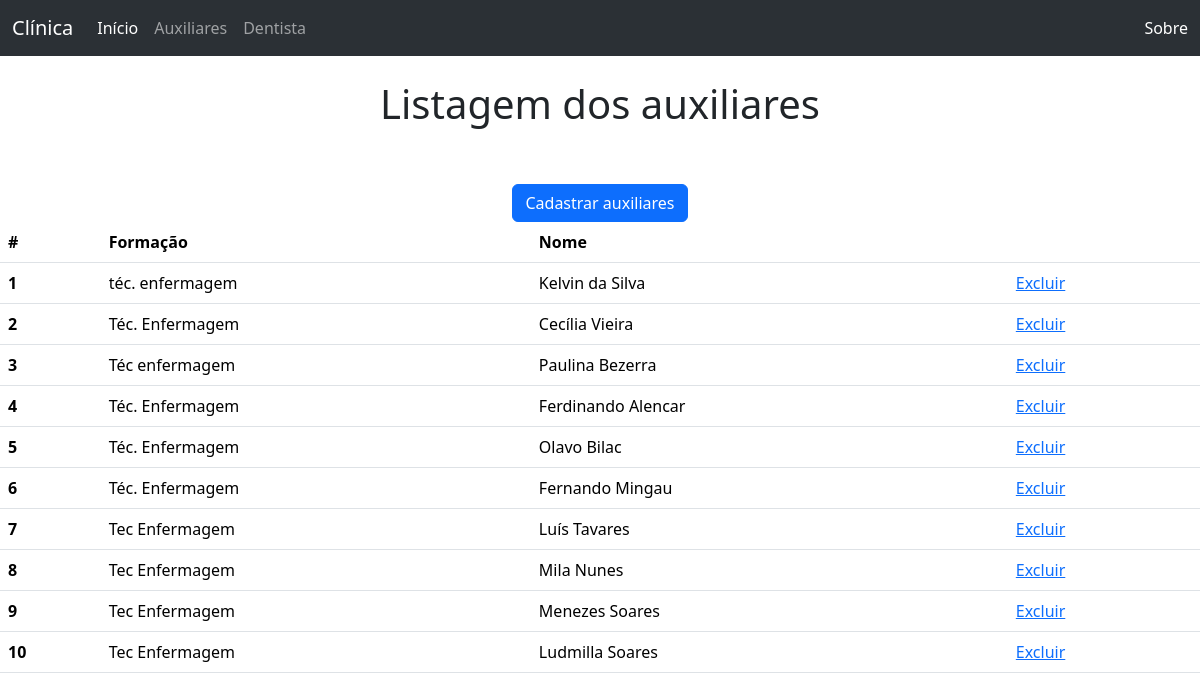
The page /cursos.php on the database its author committed.
### tables this page shows
CREATE TABLE `Auxiliares` (
  `id` int(11) NOT NULL,
  `formaçao` text NOT NULL,
  `nome` text NOT NULL
);

### cursos.php (the view, shortened to what this page needs)
<!DOCTYPE html>
<html lang="en">
<head>
    <link href="https://cdn.jsdelivr.net/npm/bootstrap@5.3.2/dist/css/bootstrap.min.css" rel="stylesheet">
</head>
<body>
    <nav class="navbar navbar-expand-lg bg-body-tertiary" data-bs-theme="dark">
        <div class="container-fluid">
            <a class="navbar-brand" href="#">Clínica</a>
            <div class="collapse navbar-collapse" id="navbarText">
            <ul class="navbar-nav me-auto mb-2 mb-lg-0">
                <li class="nav-item">
                    <a class="nav-link active" aria-current="page" href="index.php">Início</a>
                </li>
                <li class="nav-item">
                    <a class="nav-link" href="cursos.php">Auxiliares</a>
                </li>
                <li class="nav-item">
                    <a class="nav-link" href="alunos.php">Dentista</a>
                </li>
            </ul>
            <span class="navbar-text">
                <a class="nav-link" href="sobre.php">Sobre</a>
            </span>
            </div>
        </div>
    </nav>
    <center>
        <br>
        <h1>Listagem dos auxiliares</h1>
        <br>
        <br>
        <a href="cursos_formulario.php" class="btn btn-primary" role="button">Cadastrar auxiliares</a>
    </center>
    <?php
    $servidor = "localhost";
    $usuario = "root";
    $senha = "";
    $banco = "clinica_";
    $conn = new mysqli($servidor, $usuario, $senha, $banco);
    $consulta = "SELECT * FROM `Auxiliares`";
    $result = $conn->query($consulta);
    if ($result->num_rows > 0) {
?>
    <table class="table">
        <thead>
            <tr>
                <th scope="col">#</th>
                <th scope="col">Formação</th>
                <th scope="col">Nome</th>
                <th scope="col"></th>
            </tr>
        </thead>
        <tbody>
<?php
        while($row = $result->fetch_assoc()) {
            echo "<tr>";
            echo "<th scope=\"row\">". $row["id"] ."</th>";
            Echo "<td>". $row["formaçao"] ."</td>";
            echo "<td>". $row["nome"] ."</td>";
            echo "<td><a href=\"cursos_exclui.php?id=". $row["id"] ."\">Excluir</a></td>";
            echo "</tr>";
        }
?>
        </tbody>
    </table>
<?php
    } else {
        echo "0 itens";
    }
    ?>
</body>
</html>

### rows shown on the page
auxiliares: id "1", formaçao "téc. enfermagem", nome "Kelvin da Silva"
auxiliares: id "2", formaçao "Téc. Enfermagem", nome "Cecília Vieira"
auxiliares: id "3", formaçao "Téc enfermagem", nome "Paulina Bezerra"
auxiliares: id "4", formaçao "Téc. Enfermagem", nome "Ferdinando Alencar"
auxiliares: id "5", formaçao "Téc. Enfermagem", nome "Olavo Bilac"
auxiliares: id "6", formaçao "Téc. Enfermagem", nome "Fernando Mingau"
auxiliares: id "7", formaçao "Tec Enfermagem", nome "Luís Tavares"
auxiliares: id "8", formaçao "Tec Enfermagem", nome "Mila Nunes"
auxiliares: id "9", formaçao "Tec Enfermagem", nome "Menezes Soares"
auxiliares: id "10", formaçao "Tec Enfermagem", nome "Ludmilla Soares"
